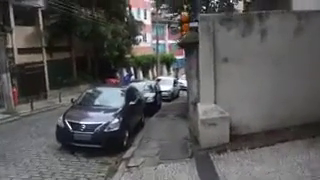
#> input picture frame 75 of Hyperlapse/Source Code/originalShort.mp4, 320 x 180 px, given in place of playing_ball.mp4, which was not available
$ python videoFrameLabelling.py   (older library calls are emulated)
#> lines starting #> are read from the running program, lines starting #| are printed output that depends on the picture; pictures that were not available may be replaced by others from this repository, and a replacement may not be noted
import cv2
import numpy as np

def frameLabel(frame):
    label = []
    values = []
    #Convert frame to gray for blurry and uniform labels
    grayFrame = cv2.cvtColor(frame, cv2.COLOR_BGR2GRAY)
    #label = darkLabel(frame, (blurryLabel(grayFrame, (uniformLabel(grayFrame, label, values)))))
    label, values = darkLabel(frame, label, values)
    label, values = blurryLabel(grayFrame, label, values)
    label, values = uniformLabel(grayFrame, label, values)
    return label, values

def darkLabel(frame, label, values):
    #Normalize to 0.0 - 1.0
    image = frame / 255.0

    #Determine Darkness coefficient Y = mean(RED * R + GREEN * G + BLUE * B)
    Y = ((image[:,:,0].mean() * 0.0722 ) +
                (image[:,:,1].mean() * 0.7152) +
                (image[:,:,2].mean() * 0.2126))

    values.append(round(Y, 4))
    #Compare Y value to empirically determined Sigma
    if (Y <= 0.097):
        label.append("dark")
        print("Frame is classified as dark.")
    #print("Computed Y Value: " + str(Y))

    return label, values

def blurryLabel(frame, label, values):
    #Horizontal Image Gradient
    gaussianX = cv2.Sobel(frame, cv2.CV_32F, 1, 0)
    #Vertical Image Gradient
    gaussianY = cv2.Sobel(frame, cv2.CV_32F, 0, 1)

    #Compute S Coefficient - mean(Gx^2 + Gy^2)
    S = np.mean((gaussianX * gaussianX) + (gaussianY * gaussianY))

    values.append(round(S, 4))
    #Compare S value to empirically determined Beta
    if (S <= 502.32):
        label.append("blurry")
        print("Frame is classified as blurry.")
    #print("Computed S Value: " + str(S))

    return label, values

def uniformLabel(frame, label, values):
    #128-bin histogram -> flatten into 1D array -> normalize
    #To get the max range of values use: np.ptp(gray_image)
    hist = (cv2.calcHist([frame],[0],None,[127],[0.0,255.0]).flatten())/ 255.0

    #Sort in descending order
    hist[::-1].sort()

    #Create ratio of each value with respect to hist
    ratios = np.divide(hist, np.sum(hist))

    #Compute U coefficient - sum of top 5th percentile
    U = 1 - np.sum(ratios[0:int(np.floor(0.05 * 128))])

    values.append(round(U, 4))
    #Compare U value to empirically determined Y
    if (U < 0.2):
        label.append("uniform")
        print("Frame is classified as uniform.")
    #print("Computed U Value: " + str(U))
    return label, values

#Load mp4 file
cap = cv2.VideoCapture("../Testing Data/playing_ball.mp4")
cap = cv2.VideoCapture("../Testing Data/playing_ball.mp4")
#Definition of empty container for frame / label storage
frameCollection = []

#Initial position of text
x = 10
y = 50
font = cv2.FONT_HERSHEY_SIMPLEX
while (cap.isOpened()):
    # Capture frame-by-frame
    ret, currFrame = cap.read()
#> currFrame is the input picture: shape (180, 320, 3); mean B, G, R 86.8, 86.9, 87.9
    if ret == True:
        label, values = frameLabel(np.float32(currFrame))
#> in frameLabel, `grayFrame = cv2.cvtColor(frame, cv2.COLOR_BGR2GRAY)`:
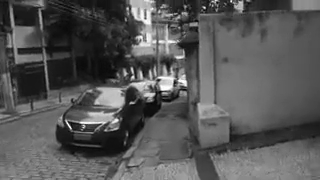
#> grayFrame: shape (180, 320) float32; min 3.06, max 255, mean 87.2
#> in darkLabel, `Y = ((image[:,:,0].mean() * 0.0722 ) + (image[:,:,1].mean() * 0.7152) ..`: Y = 0.342
#> in frameLabel, `label, values = darkLabel(frame, label, values)`: label = []; values = [0.342]
#> in blurryLabel, `gaussianX = cv2.Sobel(frame, cv2.CV_32F, 1, 0)`:
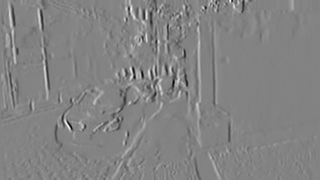
#> gaussianX: shape (180, 320) float32; min -795.8, max 748, mean 0; drawn with min black and max white
#> in blurryLabel, `gaussianY = cv2.Sobel(frame, cv2.CV_32F, 0, 1)`:
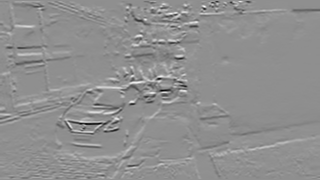
#> gaussianY: shape (180, 320) float32; min -839.1, max 654, mean 2.5; drawn with min black and max white
#> in blurryLabel, `S = np.mean((gaussianX * gaussianX) + (gaussianY * gaussianY))`: S = 12273.7
#> in frameLabel, `label, values = blurryLabel(grayFrame, label, values)`: values = [0.342, 12273.7]
#> in uniformLabel, `hist = (cv2.calcHist([frame],[0],None,[127],[0.0,255.0]).flatten())/ 2..`: hist = 127 values, max 6.92 at index 54, min 0 at index 0, mean 1.78
#> in uniformLabel, `ratios = np.divide(hist, np.sum(hist))`: ratios = 127 values, max 0.0306 at index 0, min 0 at index 126, mean 0.00787
#> in uniformLabel, `U = 1 - np.sum(ratios[0:int(np.floor(0.05 * 128))])`: U = 0.847
#> in frameLabel, `label, values = uniformLabel(grayFrame, label, values)`: values = [0.342, 12273.7, 0.847]
#> label = []; values = [0.342, 12273.7, 0.847]
#> (the run stopped early here; a loop or call above may not have finished)

$ run again, starting later in the video
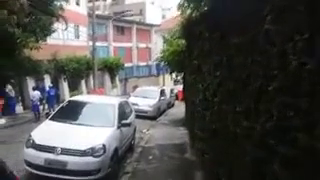
#> input picture frame 340 of Hyperlapse/Source Code/originalShort.mp4, 320 x 180 px, given in place of playing_ball.mp4, which was not available
#> currFrame is the input picture: shape (180, 320, 3); mean B, G, R 78.1, 80.3, 80.8
#> Y = 0.315
#> in frameLabel, `label, values = darkLabel(frame, label, values)`: label = []; values = [0.315]
#> in blurryLabel, `gaussianX = cv2.Sobel(frame, cv2.CV_32F, 1, 0)`:
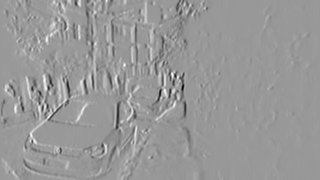
#> gaussianX: shape (180, 320) float32; min -800.1, max 536.1, mean -1; drawn with min black and max white
#> in blurryLabel, `gaussianY = cv2.Sobel(frame, cv2.CV_32F, 0, 1)`:
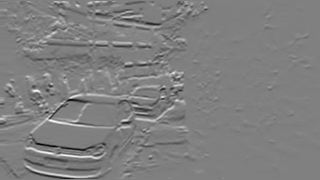
#> gaussianY: shape (180, 320) float32; min -741.1, max 732.4, mean -2.9; drawn with min black and max white
#> S = 14142.1
#> in frameLabel, `label, values = blurryLabel(grayFrame, label, values)`: values = [0.315, 14142.1]
#> hist = 127 values, max 15.87 at index 8, min 0.00784 at index 0, mean 1.77
#> ratios = 127 values, max 0.0706 at index 0, min 3.49e-05 at index 126, mean 0.00787
#> U = 0.683
#> in frameLabel, `label, values = uniformLabel(grayFrame, label, values)`: values = [0.315, 14142.1, 0.683]
#> `label, values = frameLabel(np.float32(currFrame))`: label = []; values = [0.315, 14142.1, 0.683]

$ run again, starting later in the video
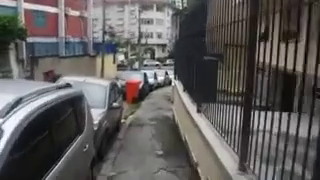
#> input picture frame 604 of Hyperlapse/Source Code/originalShort.mp4, 320 x 180 px, given in place of playing_ball.mp4, which was not available
#> currFrame is the input picture: shape (180, 320, 3); mean B, G, R 90.7, 91.6, 94.6
#> in frameLabel, `grayFrame = cv2.cvtColor(frame, cv2.COLOR_BGR2GRAY)`:
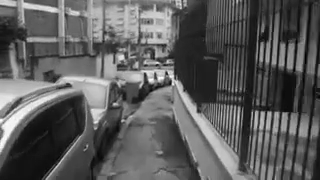
#> grayFrame: shape (180, 320) float32; min 0, max 255, mean 92.4
#> Y = 0.362
#> in frameLabel, `label, values = darkLabel(frame, label, values)`: label = []; values = [0.362]
#> in blurryLabel, `gaussianY = cv2.Sobel(frame, cv2.CV_32F, 0, 1)`:
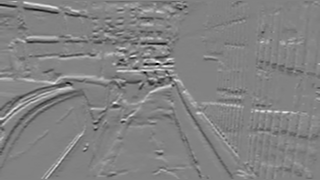
#> gaussianY: shape (180, 320) float32; min -639.6, max 612.1, mean -0.8; drawn with min black and max white
#> S = 21103.8
#> in frameLabel, `label, values = blurryLabel(grayFrame, label, values)`: values = [0.362, 21103.8]
#> hist = 127 values, max 5.55 at index 15, min 0.0118 at index 1, mean 1.78
#> ratios = 127 values, max 0.0245 at index 0, min 5.21e-05 at index 126, mean 0.00787
#> U = 0.88
#> in frameLabel, `label, values = uniformLabel(grayFrame, label, values)`: values = [0.362, 21103.8, 0.88]
#> `label, values = frameLabel(np.float32(currFrame))`: label = []; values = [0.362, 21103.8, 0.88]
